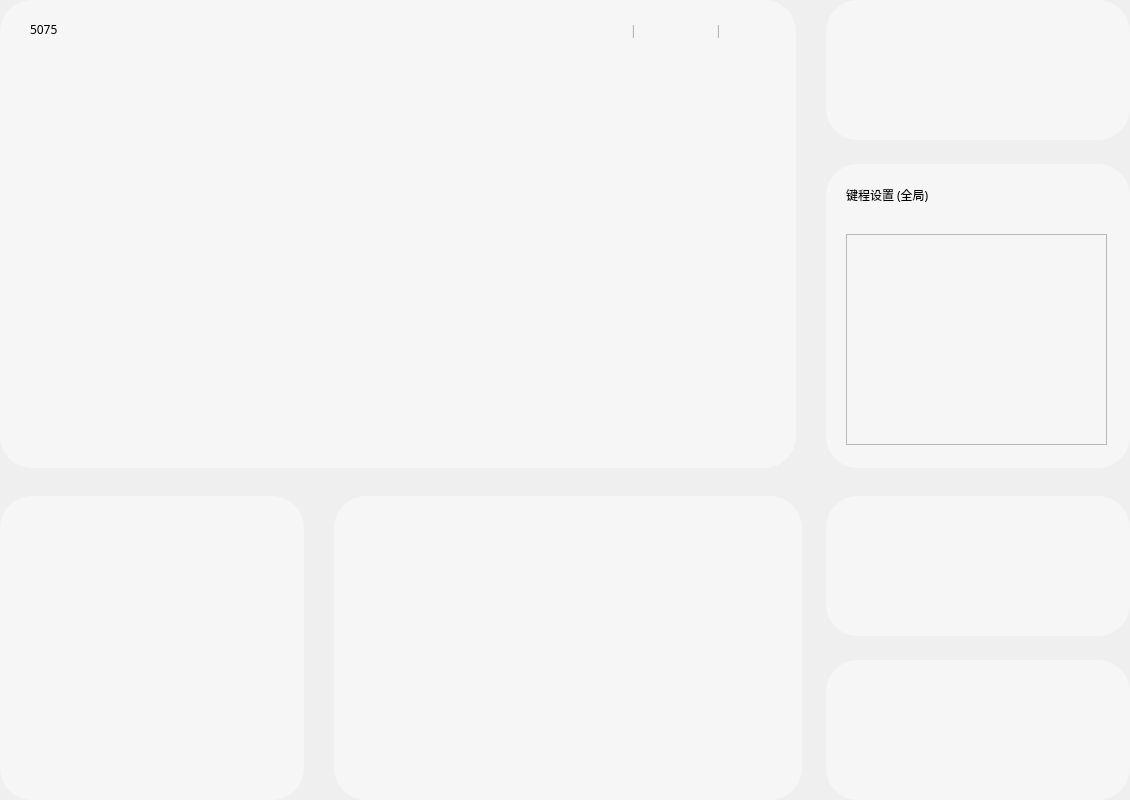
<?xml version="1.0" encoding="UTF-8"?>
<ui version="4.0">
 <class>FrameMain</class>
 <widget class="QFrame" name="FrameMain">
  <property name="geometry">
   <rect>
    <x>0</x>
    <y>0</y>
    <width>1130</width>
    <height>800</height>
   </rect>
  </property>
  <property name="windowTitle">
   <string>Frame</string>
  </property>
  <property name="styleSheet">
   <string notr="true">#frameInfo,#frameRTSetting,#frameLinear,#frameLEDBright,#frameLEDSpeed,#frameLEDColor,#frameLEDMode{background-color: #F6F6F6;border-radius:32px;}</string>
  </property>
  <property name="lineWidth">
   <number>0</number>
  </property>
  <layout class="QVBoxLayout" name="verticalLayout_3" stretch="1,0">
   <property name="spacing">
    <number>24</number>
   </property>
   <property name="leftMargin">
    <number>0</number>
   </property>
   <property name="topMargin">
    <number>0</number>
   </property>
   <property name="rightMargin">
    <number>0</number>
   </property>
   <property name="bottomMargin">
    <number>0</number>
   </property>
   <item alignment="Qt::AlignmentFlag::AlignTop">
    <widget class="QFrame" name="frameTop">
     <property name="minimumSize">
      <size>
       <width>474</width>
       <height>0</height>
      </size>
     </property>
     <property name="maximumSize">
      <size>
       <width>16777215</width>
       <height>474</height>
      </size>
     </property>
     <property name="styleSheet">
      <string notr="true"/>
     </property>
     <property name="lineWidth">
      <number>0</number>
     </property>
     <layout class="QHBoxLayout" name="horizontalLayout_2">
      <property name="spacing">
       <number>24</number>
      </property>
      <property name="leftMargin">
       <number>0</number>
      </property>
      <property name="topMargin">
       <number>0</number>
      </property>
      <property name="rightMargin">
       <number>0</number>
      </property>
      <property name="bottomMargin">
       <number>0</number>
      </property>
      <item>
       <widget class="QFrame" name="frameInfo">
        <property name="minimumSize">
         <size>
          <width>796</width>
          <height>468</height>
         </size>
        </property>
        <property name="maximumSize">
         <size>
          <width>796</width>
          <height>468</height>
         </size>
        </property>
        <property name="styleSheet">
         <string notr="true"/>
        </property>
        <property name="frameShape">
         <enum>QFrame::Shape::NoFrame</enum>
        </property>
        <property name="frameShadow">
         <enum>QFrame::Shadow::Plain</enum>
        </property>
        <layout class="QVBoxLayout" name="verticalLayout_7" stretch="0,1">
         <property name="spacing">
          <number>10</number>
         </property>
         <property name="leftMargin">
          <number>0</number>
         </property>
         <property name="topMargin">
          <number>0</number>
         </property>
         <property name="rightMargin">
          <number>0</number>
         </property>
         <property name="bottomMargin">
          <number>0</number>
         </property>
         <item>
          <layout class="QHBoxLayout" name="horizontalLayout_5">
           <property name="spacing">
            <number>8</number>
           </property>
           <property name="leftMargin">
            <number>30</number>
           </property>
           <property name="topMargin">
            <number>15</number>
           </property>
           <property name="rightMargin">
            <number>20</number>
           </property>
           <property name="bottomMargin">
            <number>5</number>
           </property>
           <item alignment="Qt::AlignmentFlag::AlignVCenter">
            <widget class="QLabel" name="labelName">
             <property name="font">
              <font>
               <family>MiSans</family>
               <italic>false</italic>
               <fontweight>Medium</fontweight>
              </font>
             </property>
             <property name="text">
              <string>5075</string>
             </property>
            </widget>
           </item>
           <item alignment="Qt::AlignmentFlag::AlignVCenter">
            <widget class="QLabel" name="label_10">
             <property name="minimumSize">
              <size>
               <width>24</width>
               <height>24</height>
              </size>
             </property>
             <property name="maximumSize">
              <size>
               <width>24</width>
               <height>24</height>
              </size>
             </property>
             <property name="text">
              <string/>
             </property>
             <property name="pixmap">
              <pixmap resource="res.qrc">:/images/m/bianji.svg</pixmap>
             </property>
             <property name="scaledContents">
              <bool>true</bool>
             </property>
            </widget>
           </item>
           <item>
            <spacer name="horizontalSpacer">
             <property name="orientation">
              <enum>Qt::Orientation::Horizontal</enum>
             </property>
             <property name="sizeHint" stdset="0">
              <size>
               <width>40</width>
               <height>20</height>
              </size>
             </property>
            </spacer>
           </item>
           <item>
            <layout class="QHBoxLayout" name="horizontalLayout_6">
             <property name="spacing">
              <number>24</number>
             </property>
             <item alignment="Qt::AlignmentFlag::AlignVCenter">
              <widget class="QLabel" name="label24G">
               <property name="minimumSize">
                <size>
                 <width>30</width>
                 <height>30</height>
                </size>
               </property>
               <property name="maximumSize">
                <size>
                 <width>30</width>
                 <height>30</height>
                </size>
               </property>
               <property name="font">
                <font>
                 <family>MiSans</family>
                 <italic>false</italic>
                 <fontweight>Medium</fontweight>
                </font>
               </property>
               <property name="text">
                <string/>
               </property>
               <property name="pixmap">
                <pixmap resource="res.qrc">:/images/connect/2.4g-2.png</pixmap>
               </property>
               <property name="scaledContents">
                <bool>true</bool>
               </property>
              </widget>
             </item>
             <item>
              <widget class="QLabel" name="label_5">
               <property name="font">
                <font>
                 <family>MiSans</family>
                 <italic>false</italic>
                 <fontweight>Medium</fontweight>
                </font>
               </property>
               <property name="styleSheet">
                <string notr="true">color: rgb(162, 162, 162);</string>
               </property>
               <property name="text">
                <string>|</string>
               </property>
              </widget>
             </item>
             <item alignment="Qt::AlignmentFlag::AlignVCenter">
              <widget class="QLabel" name="labelUSB">
               <property name="minimumSize">
                <size>
                 <width>30</width>
                 <height>30</height>
                </size>
               </property>
               <property name="maximumSize">
                <size>
                 <width>30</width>
                 <height>30</height>
                </size>
               </property>
               <property name="font">
                <font>
                 <family>MiSans</family>
                 <italic>false</italic>
                 <fontweight>Medium</fontweight>
                </font>
               </property>
               <property name="text">
                <string/>
               </property>
               <property name="pixmap">
                <pixmap resource="res.qrc">:/images/connect/USB-1.png</pixmap>
               </property>
               <property name="scaledContents">
                <bool>true</bool>
               </property>
              </widget>
             </item>
             <item>
              <widget class="QLabel" name="label_7">
               <property name="font">
                <font>
                 <family>MiSans</family>
                 <italic>false</italic>
                 <fontweight>Medium</fontweight>
                </font>
               </property>
               <property name="styleSheet">
                <string notr="true">color: rgb(162, 162, 162);</string>
               </property>
               <property name="text">
                <string>|</string>
               </property>
              </widget>
             </item>
             <item alignment="Qt::AlignmentFlag::AlignVCenter">
              <widget class="QLabel" name="labelBLE">
               <property name="minimumSize">
                <size>
                 <width>30</width>
                 <height>30</height>
                </size>
               </property>
               <property name="maximumSize">
                <size>
                 <width>30</width>
                 <height>30</height>
                </size>
               </property>
               <property name="font">
                <font>
                 <family>MiSans</family>
                 <italic>false</italic>
                 <fontweight>Medium</fontweight>
                </font>
               </property>
               <property name="text">
                <string/>
               </property>
               <property name="pixmap">
                <pixmap resource="res.qrc">:/images/connect/BLE-1.png</pixmap>
               </property>
               <property name="scaledContents">
                <bool>true</bool>
               </property>
              </widget>
             </item>
            </layout>
           </item>
          </layout>
         </item>
         <item>
          <layout class="QHBoxLayout" name="horizontalLayout_4">
           <property name="spacing">
            <number>10</number>
           </property>
           <item alignment="Qt::AlignmentFlag::AlignVCenter">
            <widget class="QLabel" name="labelPriv">
             <property name="minimumSize">
              <size>
               <width>48</width>
               <height>48</height>
              </size>
             </property>
             <property name="maximumSize">
              <size>
               <width>48</width>
               <height>48</height>
              </size>
             </property>
             <property name="font">
              <font>
               <family>MiSans</family>
               <italic>false</italic>
               <fontweight>Medium</fontweight>
              </font>
             </property>
             <property name="cursor">
              <cursorShape>PointingHandCursor</cursorShape>
             </property>
             <property name="text">
              <string/>
             </property>
             <property name="pixmap">
              <pixmap resource="res.qrc">:/images/a-left.png</pixmap>
             </property>
             <property name="alignment">
              <set>Qt::AlignmentFlag::AlignCenter</set>
             </property>
            </widget>
           </item>
           <item alignment="Qt::AlignmentFlag::AlignVCenter">
            <widget class="QLabel" name="labelPic">
             <property name="minimumSize">
              <size>
               <width>631</width>
               <height>294</height>
              </size>
             </property>
             <property name="maximumSize">
              <size>
               <width>631</width>
               <height>294</height>
              </size>
             </property>
             <property name="text">
              <string/>
             </property>
             <property name="pixmap">
              <pixmap resource="res.qrc">:/images/Akko-Kb0.png</pixmap>
             </property>
             <property name="scaledContents">
              <bool>true</bool>
             </property>
            </widget>
           </item>
           <item alignment="Qt::AlignmentFlag::AlignVCenter">
            <widget class="QLabel" name="labelNext">
             <property name="minimumSize">
              <size>
               <width>48</width>
               <height>48</height>
              </size>
             </property>
             <property name="maximumSize">
              <size>
               <width>48</width>
               <height>48</height>
              </size>
             </property>
             <property name="font">
              <font>
               <family>MiSans</family>
               <italic>false</italic>
               <fontweight>Medium</fontweight>
              </font>
             </property>
             <property name="cursor">
              <cursorShape>PointingHandCursor</cursorShape>
             </property>
             <property name="text">
              <string/>
             </property>
             <property name="pixmap">
              <pixmap resource="res.qrc">:/images/a-right.png</pixmap>
             </property>
             <property name="alignment">
              <set>Qt::AlignmentFlag::AlignCenter</set>
             </property>
            </widget>
           </item>
          </layout>
         </item>
        </layout>
       </widget>
      </item>
      <item alignment="Qt::AlignmentFlag::AlignRight">
       <widget class="QFrame" name="frameRight">
        <layout class="QVBoxLayout" name="verticalLayout_2">
         <property name="spacing">
          <number>24</number>
         </property>
         <property name="leftMargin">
          <number>0</number>
         </property>
         <property name="topMargin">
          <number>0</number>
         </property>
         <property name="rightMargin">
          <number>0</number>
         </property>
         <property name="bottomMargin">
          <number>0</number>
         </property>
         <item>
          <widget class="ModuleRtSet" name="frameRTSetting">
           <property name="minimumSize">
            <size>
             <width>300</width>
             <height>140</height>
            </size>
           </property>
           <property name="maximumSize">
            <size>
             <width>304</width>
             <height>140</height>
            </size>
           </property>
           <property name="styleSheet">
            <string notr="true"/>
           </property>
           <property name="frameShape">
            <enum>QFrame::Shape::StyledPanel</enum>
           </property>
           <property name="frameShadow">
            <enum>QFrame::Shadow::Raised</enum>
           </property>
          </widget>
         </item>
         <item>
          <widget class="QFrame" name="frameLinear">
           <property name="minimumSize">
            <size>
             <width>304</width>
             <height>304</height>
            </size>
           </property>
           <property name="maximumSize">
            <size>
             <width>304</width>
             <height>304</height>
            </size>
           </property>
           <property name="styleSheet">
            <string notr="true"/>
           </property>
           <property name="frameShape">
            <enum>QFrame::Shape::StyledPanel</enum>
           </property>
           <property name="frameShadow">
            <enum>QFrame::Shadow::Raised</enum>
           </property>
           <widget class="ModuleLinear" name="frameLinearSet">
            <property name="geometry">
             <rect>
              <x>20</x>
              <y>70</y>
              <width>261</width>
              <height>211</height>
             </rect>
            </property>
            <property name="frameShape">
             <enum>QFrame::Shape::StyledPanel</enum>
            </property>
            <property name="frameShadow">
             <enum>QFrame::Shadow::Raised</enum>
            </property>
           </widget>
           <widget class="QLabel" name="labelTitle1">
            <property name="geometry">
             <rect>
              <x>20</x>
              <y>20</y>
              <width>211</width>
              <height>21</height>
             </rect>
            </property>
            <property name="font">
             <font>
              <family>MiSans</family>
              <italic>false</italic>
              <fontweight>Medium</fontweight>
             </font>
            </property>
            <property name="text">
             <string>键程设置 (全局)</string>
            </property>
           </widget>
          </widget>
         </item>
        </layout>
       </widget>
      </item>
     </layout>
    </widget>
   </item>
   <item alignment="Qt::AlignmentFlag::AlignBottom">
    <widget class="QFrame" name="frameBottom">
     <property name="minimumSize">
      <size>
       <width>0</width>
       <height>304</height>
      </size>
     </property>
     <property name="maximumSize">
      <size>
       <width>16777215</width>
       <height>304</height>
      </size>
     </property>
     <property name="lineWidth">
      <number>0</number>
     </property>
     <layout class="QHBoxLayout" name="horizontalLayout">
      <property name="spacing">
       <number>24</number>
      </property>
      <property name="leftMargin">
       <number>0</number>
      </property>
      <property name="topMargin">
       <number>0</number>
      </property>
      <property name="rightMargin">
       <number>0</number>
      </property>
      <property name="bottomMargin">
       <number>0</number>
      </property>
      <item alignment="Qt::AlignmentFlag::AlignLeft">
       <widget class="ModuleEfMode" name="frameLEDMode">
        <property name="minimumSize">
         <size>
          <width>304</width>
          <height>304</height>
         </size>
        </property>
        <property name="maximumSize">
         <size>
          <width>304</width>
          <height>304</height>
         </size>
        </property>
        <property name="styleSheet">
         <string notr="true"/>
        </property>
        <property name="frameShape">
         <enum>QFrame::Shape::StyledPanel</enum>
        </property>
        <property name="frameShadow">
         <enum>QFrame::Shadow::Raised</enum>
        </property>
       </widget>
      </item>
      <item>
       <widget class="ModuleEfColor" name="frameLEDColor">
        <property name="minimumSize">
         <size>
          <width>468</width>
          <height>304</height>
         </size>
        </property>
        <property name="maximumSize">
         <size>
          <width>302</width>
          <height>304</height>
         </size>
        </property>
        <property name="styleSheet">
         <string notr="true"/>
        </property>
        <property name="frameShape">
         <enum>QFrame::Shape::StyledPanel</enum>
        </property>
        <property name="frameShadow">
         <enum>QFrame::Shadow::Raised</enum>
        </property>
       </widget>
      </item>
      <item>
       <widget class="QFrame" name="frameBR">
        <property name="maximumSize">
         <size>
          <width>304</width>
          <height>16777215</height>
         </size>
        </property>
        <property name="lineWidth">
         <number>0</number>
        </property>
        <layout class="QVBoxLayout" name="verticalLayout">
         <property name="spacing">
          <number>24</number>
         </property>
         <property name="leftMargin">
          <number>0</number>
         </property>
         <property name="topMargin">
          <number>0</number>
         </property>
         <property name="rightMargin">
          <number>0</number>
         </property>
         <property name="bottomMargin">
          <number>0</number>
         </property>
         <item>
          <widget class="ModuleEfLumi" name="frameLEDBright">
           <property name="minimumSize">
            <size>
             <width>0</width>
             <height>140</height>
            </size>
           </property>
           <property name="maximumSize">
            <size>
             <width>304</width>
             <height>140</height>
            </size>
           </property>
           <property name="styleSheet">
            <string notr="true"/>
           </property>
           <property name="frameShape">
            <enum>QFrame::Shape::StyledPanel</enum>
           </property>
           <property name="frameShadow">
            <enum>QFrame::Shadow::Raised</enum>
           </property>
          </widget>
         </item>
         <item>
          <widget class="ModuleEfSpeed" name="frameLEDSpeed">
           <property name="minimumSize">
            <size>
             <width>0</width>
             <height>140</height>
            </size>
           </property>
           <property name="maximumSize">
            <size>
             <width>304</width>
             <height>140</height>
            </size>
           </property>
           <property name="styleSheet">
            <string notr="true"/>
           </property>
           <property name="frameShape">
            <enum>QFrame::Shape::StyledPanel</enum>
           </property>
           <property name="frameShadow">
            <enum>QFrame::Shadow::Raised</enum>
           </property>
          </widget>
         </item>
        </layout>
       </widget>
      </item>
     </layout>
    </widget>
   </item>
  </layout>
 </widget>
 <customwidgets>
  <customwidget>
   <class>ModuleLinear</class>
   <extends>QFrame</extends>
   <header>modulelinear.h</header>
   <container>1</container>
  </customwidget>
  <customwidget>
   <class>ModuleEfMode</class>
   <extends>QFrame</extends>
   <header location="global">moduleefmode.h</header>
   <container>1</container>
  </customwidget>
  <customwidget>
   <class>ModuleEfColor</class>
   <extends>QFrame</extends>
   <header>moduleefcolor.h</header>
   <container>1</container>
  </customwidget>
  <customwidget>
   <class>ModuleEfLumi</class>
   <extends>QFrame</extends>
   <header>moduleeflumi.h</header>
   <container>1</container>
  </customwidget>
  <customwidget>
   <class>ModuleEfSpeed</class>
   <extends>QFrame</extends>
   <header>moduleefspeed.h</header>
   <container>1</container>
  </customwidget>
  <customwidget>
   <class>ModuleRtSet</class>
   <extends>QFrame</extends>
   <header>modulertset.h</header>
   <container>1</container>
  </customwidget>
 </customwidgets>
 <resources>
  <include location="res.qrc"/>
 </resources>
 <connections/>
</ui>
